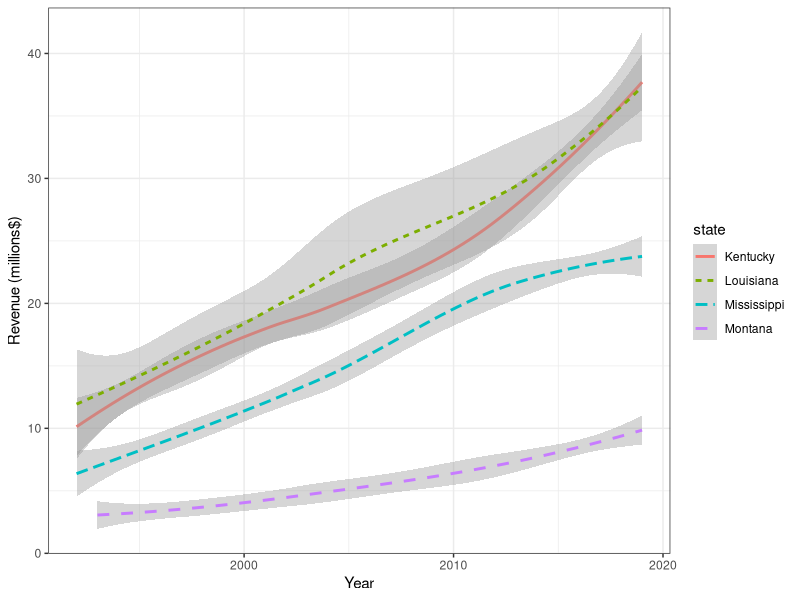

R code for this plot:
## ---- chunk 1
knitr::opts_chunk$set(echo = TRUE, warning = FALSE, message = FALSE)
## ---- chunk 2
data = read.csv("finance_data_EMATM0061.csv", header = TRUE)
## ---- chunk 3
dim(data)
## ---- chunk 4
library(tidyverse)
finance_data <- data %>% select(state_year_code,
                                education_expenditure = Details.Education.Education.Total,
                                health_expenditure = Details.Health.Health.Total.Expenditure,
                                transport_expenditure = Details.Transportation.Highways.Highways.Total.Expenditure,
                                totals_revenue = Totals.Revenue,
                                totals_expenditure = Totals.Expenditure)
## ---- chunk 5
dim(finance_data)
colnames(finance_data)
## ---- chunk 6
head(finance_data%>%select(state_year_code,education_expenditure,health_expenditure),5)
## ---- chunk 7
finance_data <- finance_data %>% mutate(totals_savings = totals_revenue - totals_expenditure)
dim(finance_data)
## ---- chunk 8
head(finance_data%>%select(state_year_code,totals_revenue,totals_expenditure,totals_savings),3)
## ---- chunk 9
finance_data <- finance_data %>% separate(col = "state_year_code",into = c("state","year"), sep = "__", convert = TRUE)
dim(finance_data)
## ---- chunk 10
finance_data <- finance_data %>% mutate(state = str_to_title(state))
head(finance_data%>%select(state, year, totals_revenue, totals_expenditure, totals_savings),3)
## ---- chunk 11
## First, extract the target data and change the unit of "totals_revenue"
four_states_revenue_by_year <- finance_data %>%
  filter(state %in% c("Louisiana", "Montana", "Mississippi", "Kentucky"))%>%
  mutate(totals_revenue_in_mill = totals_revenue/1000000)%>%
  select(state,year,totals_revenue_in_mill)
## Plot the revenue changes of the four states over time
ggplot(four_states_revenue_by_year, aes(x=year, y=totals_revenue_in_mill, color=state, linetype=state))+labs(x="Year", y="Revenue (millions$)")+geom_smooth(method="loess", formula = 'y ~ x')+ theme_bw() 
## ---- chunk 12
get_decade <- function(val){
  temp <- floor(val/10)
  decade<- temp *10
  return(decade)
}
## ---- chunk 13
finance_data <- finance_data%>%mutate(decade = get_decade(year))
dim(finance_data)
## ---- chunk 14
head(finance_data %>% 
       filter(decade == 2000)%>% 
       group_by(state)%>% 
       summarise(mean_average_savings= mean(totals_savings, na.rm=TRUE))%>%
       arrange(desc(mean_average_savings)), 3)
## ---- chunk 15
alaska_summary <- finance_data%>%
  filter(state=="Alaska", decade%in%c(1990,2000,2010))%>%
  group_by(decade)%>%
  summarise(ed_mn = mean(education_expenditure, na.rm = TRUE),
            ed_md = median(education_expenditure, na.rm = TRUE),
            he_mn = mean(health_expenditure, na.rm = TRUE),
            he_md = median(health_expenditure, na.rm = TRUE),
            tr_mn = mean(transport_expenditure, na.rm = TRUE),
            tr_md = median(transport_expenditure, na.rm = TRUE))
alaska_summary  
## ---- chunk 16
impute_by_median <- function(vec){
  med <- median(vec,na.rm = TRUE)
  vec[is.na(vec)] <- med
  return(vec)
}
## ---- chunk 17
idaho_2000 <- finance_data %>% 
  filter(state == "Idaho", decade == 2000)%>%
  select(-c(state,decade))
idaho_2000
  
## ---- chunk 18
idaho_2000_imputed <- idaho_2000 %>% mutate_all(.f=impute_by_median)
head(idaho_2000_imputed%>%select(year,health_expenditure,education_expenditure,totals_savings),5)
